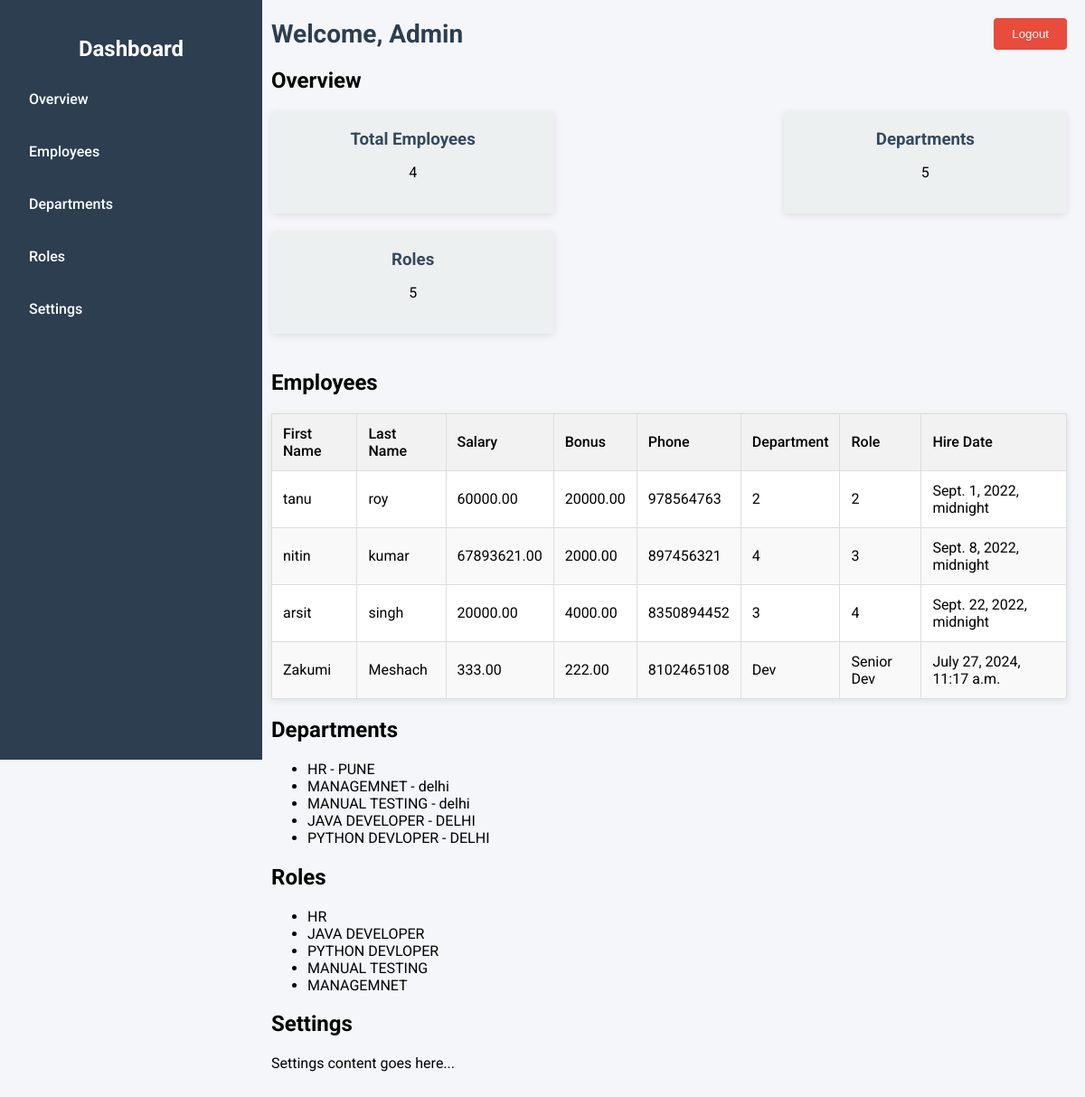
The app's page /dashboard, older data.
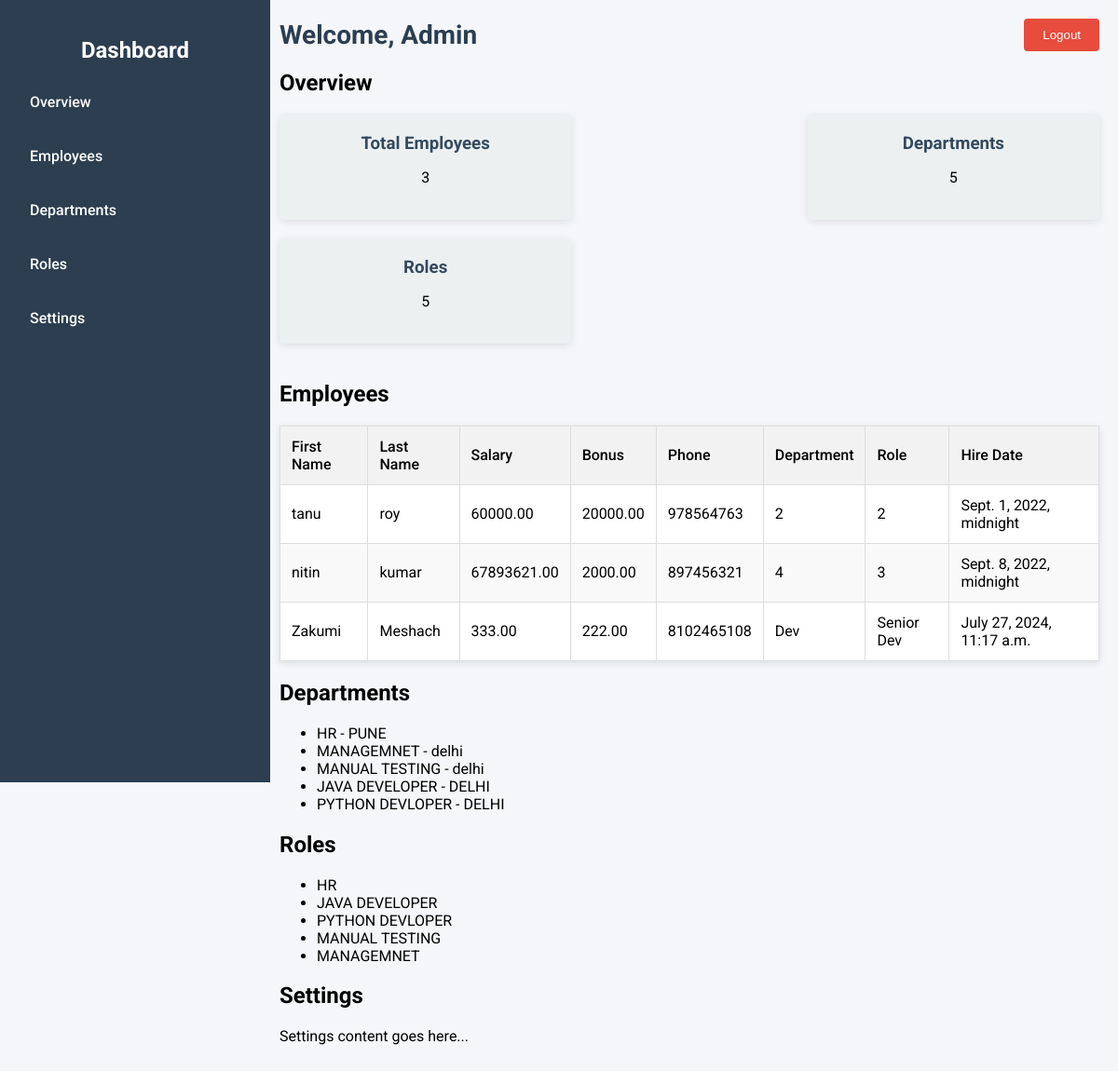
The same page, newer data.
### emp_app/models.py (models this page shows, shortened)
class Employee(models.Model):
    first_name = models.CharField(max_length=50)
    last_name = models.CharField(max_length=50)
    salary = models.DecimalField(max_digits=10, decimal_places=2)
    bonus = models.DecimalField(max_digits=10, decimal_places=2)
    phone = models.CharField(max_length=15)
    dept = models.CharField(max_length=100)
    role = models.CharField(max_length=100)
    hire_date = models.DateTimeField()

class Department(models.Model):
    name = models.CharField(max_length=100,null=False)
    location = models.CharField(max_length=100)

class Role(models.Model):
    name = models.CharField(max_length=100, null=False)

### emp_app/views.py (the view)
# urls.py: path('dashboard', views.dashboard, name = 'dashboard'),
def dashboard(request):
    employees = Employee.objects.all()
    departments = Department.objects.all()
    roles = Role.objects.all()
    total_employees = employees.count()
    total_departments = departments.count()
    total_roles = roles.count()
    context = {
        'employees': employees,
        'departments': departments,
        'roles': roles,
        'total_employees': total_employees,
        'total_departments': total_departments,
        'total_roles': total_roles
    }
    return render(request, 'dashboard.html', context)

### emp_app/templates/dashboard.html (shortened to what this page needs)
<!DOCTYPE html>
<html lang="en">
<head>
</head>
<body>
    <div class="sidebar" id="sidebar">
        <h2>Dashboard</h2>
        <ul>
            <li><a href="#overview">Overview</a></li>
            <li><a href="#employees">Employees</a></li>
            <li><a href="#departments">Departments</a></li>
            <li><a href="#roles">Roles</a></li>
            <li><a href="#settings">Settings</a></li>
        </ul>
    </div>
    <div class="main-content" id="main-content">
        <div class="header">
            <h1>Welcome, Admin</h1>
            <button class="logout-button">Logout</button>
        </div>
        <div class="content">
            <section id="overview">
                <h2>Overview</h2>
                <div class="cards">
                    <div class="card">
                        <h3>Total Employees</h3>
                        <p>{{ total_employees }}</p>
                    </div>
                    <div class="card">
                        <h3>Departments</h3>
                        <p>{{ total_departments }}</p>
                    </div>
                    <div class="card">
                        <h3>Roles</h3>
                        <p>{{ total_roles }}</p>
                    </div>
                </div>
            </section>
            <section id="employees">
                <h2>Employees</h2>
                <table>
                    <thead>
                        <tr>
                            <th>First Name</th>
                            <th>Last Name</th>
                            <th>Salary</th>
                            <th>Bonus</th>
                            <th>Phone</th>
                            <th>Department</th>
                            <th>Role</th>
                            <th>Hire Date</th>
                        </tr>
                    </thead>
                    <tbody>
                        {% for employee in employees %}
                        <tr>
                            <td>{{ employee.first_name }}</td>
                            <td>{{ employee.last_name }}</td>
                            <td>{{ employee.salary }}</td>
                            <td>{{ employee.bonus }}</td>
                            <td>{{ employee.phone }}</td>
                            <td>{{ employee.dept }}</td>
                            <td>{{ employee.role }}</td>
                            <td>{{ employee.hire_date }}</td>
                        </tr>
                        {% endfor %}
                    </tbody>
                </table>
            </section>
            <section id="departments">
                <h2>Departments</h2>
                <ul>
                    {% for department in departments %}
                    <li>{{ department.name }} - {{ department.location }}</li>
                    {% endfor %}
                </ul>
            </section>
            <section id="roles">
                <h2>Roles</h2>
                <ul>
                    {% for role in roles %}
                    <li>{{ role.name }}</li>
                    {% endfor %}
                </ul>
            </section>
            <section id="settings">
                <h2>Settings</h2>
                <p>Settings content goes here...</p>
            </section>
        </div>
    </div>
</body>
</html>

### emp_app/templates/dashboard.html (style rules this page uses)
body { font-family: 'Roboto', sans-serif; margin: 0; display: flex; overflow-x: hidden; background-color: #f4f6f9; }
.sidebar { width: 250px; background-color: #2c3e50; color: white; height: 100vh; position: fixed; top: 0; left: 0; padding: 20px; transition: transform 0.3s ease; }
.sidebar h2 { text-align: center; font-size: 24px; margin-bottom: 20px; }
.sidebar ul { list-style-type: none; padding: 0; }
.sidebar ul li { margin: 15px 0; }
.sidebar ul li a { color: white; text-decoration: none; display: block; padding: 12px; border-radius: 4px; transition: background-color 0.3s; font-weight: 500; }
.main-content { margin-left: 280px; padding: 20px; width: calc(100% - 280px); transition: margin-left 0.3s ease; }
.header { display: flex; justify-content: space-between; align-items: center; margin-bottom: 20px; }
.header h1 { margin: 0; font-size: 28px; color: #2c3e50; }
.logout-button { background-color: #e74c3c; color: white; border: none; padding: 10px 20px; border-radius: 4px; cursor: pointer; transition: background-color 0.3s; font-weight: 500; }
.cards { display: flex; justify-content: space-between; margin-bottom: 20px; flex-wrap: wrap; }
.card { background-color: #ecf0f1; padding: 20px; border-radius: 4px; box-shadow: 0 2px 8px rgba(0, 0, 0, 0.1); text-align: center; width: calc(33.33% - 20px); margin-bottom: 20px; }
.card h3 { margin: 0 0 10px; color: #34495e; }
table { width: 100%; border-collapse: collapse; margin-bottom: 20px; background-color: white; box-shadow: 0 2px 8px rgba(0, 0, 0, 0.1); }
table, th, td { border: 1px solid #ddd; }
th, td { padding: 12px; text-align: left; }
th { background-color: #f2f2f2; font-weight: 500; }
tr:nth-child(even) { background-color: #f9f9f9; }

Row changes from the older to the newer data that the page shows:
removed Employee: first_name "arsit", last_name "singh", salary "20000.00", bonus "4000.00", phone "8350894452", dept "3", role "4", hire_date "Sept. 22, 2022, midnight"
Text that changed along with them:
{{ total_employees }}: "4" → "3"
